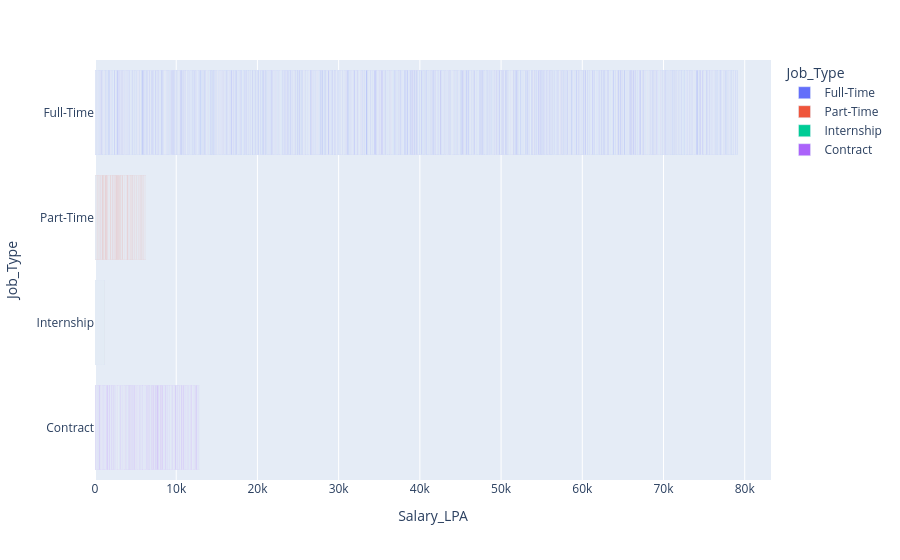

The notebook cell saved with this chart:
### Code cell
px.bar(df, x='Salary_LPA', y='Job_Type', color='Job_Type')

### Figure 1 — Plotly figure (JSON) as saved in the notebook; plotly's stock layout.template omitted (floating-point values rounded to 4 significant figures; data arrays with more than 128 entries replaced by an {"elided": "..."} marker saying what was removed)
{"data": [{"hovertemplate": "Job_Type=%{y}<br>Salary_LPA=%{x}<extra></extra>", "legendgroup": "Full-Time", "marker": {"color": "#636efa", "pattern": {"shape": ""}}, "name": "Full-Time", "orientation": "h", "showlegend": true, "textposition": "auto", "x": {"elided": "3648 float values"}, "xaxis": "x", "y": {"elided": "3648 str values"}, "yaxis": "y", "type": "bar"}, {"hovertemplate": "Job_Type=%{y}<br>Salary_LPA=%{x}<extra></extra>", "legendgroup": "Part-Time", "marker": {"color": "#EF553B", "pattern": {"shape": ""}}, "name": "Part-Time", "orientation": "h", "showlegend": true, "textposition": "auto", "x": {"elided": "284 float values"}, "xaxis": "x", "y": {"elided": "284 str values"}, "yaxis": "y", "type": "bar"}, {"hovertemplate": "Job_Type=%{y}<br>Salary_LPA=%{x}<extra></extra>", "legendgroup": "Internship", "marker": {"color": "#00cc96", "pattern": {"shape": ""}}, "name": "Internship", "orientation": "h", "showlegend": true, "textposition": "auto", "x": {"elided": "487 float values"}, "xaxis": "x", "y": {"elided": "487 str values"}, "yaxis": "y", "type": "bar"}, {"hovertemplate": "Job_Type=%{y}<br>Salary_LPA=%{x}<extra></extra>", "legendgroup": "Contract", "marker": {"color": "#ab63fa", "pattern": {"shape": ""}}, "name": "Contract", "orientation": "h", "showlegend": true, "textposition": "auto", "x": {"elided": "581 float values"}, "xaxis": "x", "y": {"elided": "581 str values"}, "yaxis": "y", "type": "bar"}], "layout": {"xaxis": {"anchor": "y", "domain": [0.0, 1.0], "title": {"text": "Salary_LPA"}}, "yaxis": {"anchor": "x", "domain": [0.0, 1.0], "title": {"text": "Job_Type"}, "categoryorder": "array", "categoryarray": ["Contract", "Internship", "Part-Time", "Full-Time"]}, "legend": {"title": {"text": "Job_Type"}, "tracegroupgap": 0}, "margin": {"t": 60}, "barmode": "relative"}}
